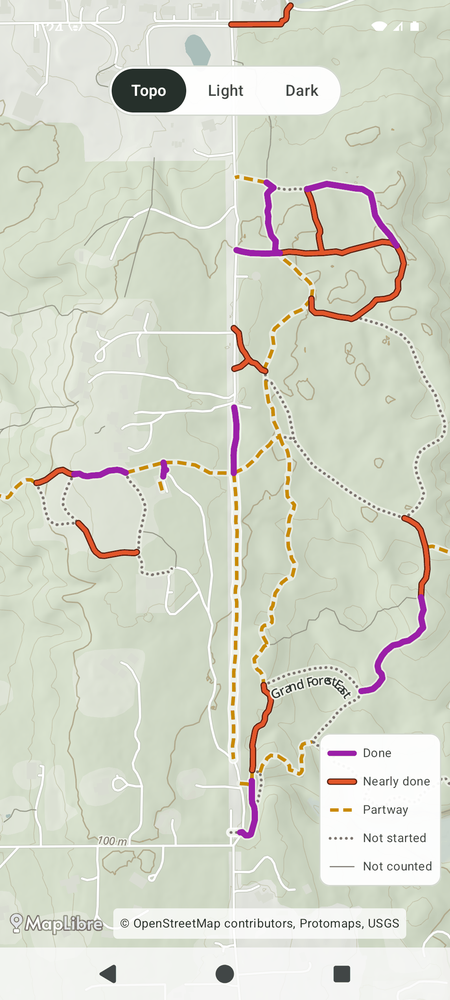
#> input picture docs/spikes/map-render/topo-android-z15.png, 450 x 1000 px, shrunk from 1080 x 2400 before the run, found by its file name
$ python cvd-simulate.py deutan docs/spikes/map-render/topo-android-z15.png ...
#> lines starting #> are read from the running program, lines starting #| are printed output that depends on the picture
#> in simulate, im is the input picture: PIL image 450x1000 RGB; mean R, G, B 213, 216.3, 202
#!/usr/bin/env python3
"""Simulate color-vision deficiency on screenshots (Machado, Oliveira & Fernandes 2009, severity 1.0).

    python3 scripts/cvd-simulate.py deutan docs/spikes/map-render/topo-android-z15.png ...
    -> writes <name>-deutan.png next to each input (also: protan, tritan)

Matrices are applied in linear RGB (sRGB decoded), then re-encoded. Needs numpy + Pillow.
"""
import sys
from pathlib import Path

import numpy as np
from PIL import Image

MACHADO_1_0 = {
    "protan": [[0.152286, 1.052583, -0.204868], [0.114503, 0.786281, 0.099216], [-0.003882, -0.048116, 1.051998]],
    "deutan": [[0.367322, 0.860646, -0.227968], [0.280085, 0.672501, 0.047413], [-0.011820, 0.042940, 0.968881]],
    "tritan": [[1.255528, -0.076749, -0.178779], [-0.078411, 0.930809, 0.147602], [0.004733, 0.691367, 0.303900]],
}


def to_linear(c):
    return np.where(c <= 0.04045, c / 12.92, ((c + 0.055) / 1.055) ** 2.4)
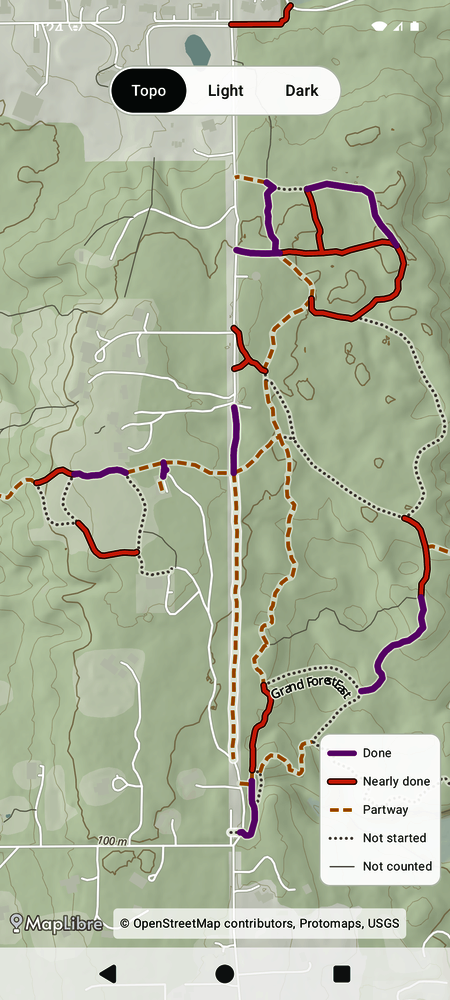
#> returned value: shape (1000, 450, 3) float64; mean of channels 0, 1, 2 0.678, 0.711, 0.614; drawn as R, G, B


def to_srgb(c):
    c = np.clip(c, 0, 1)
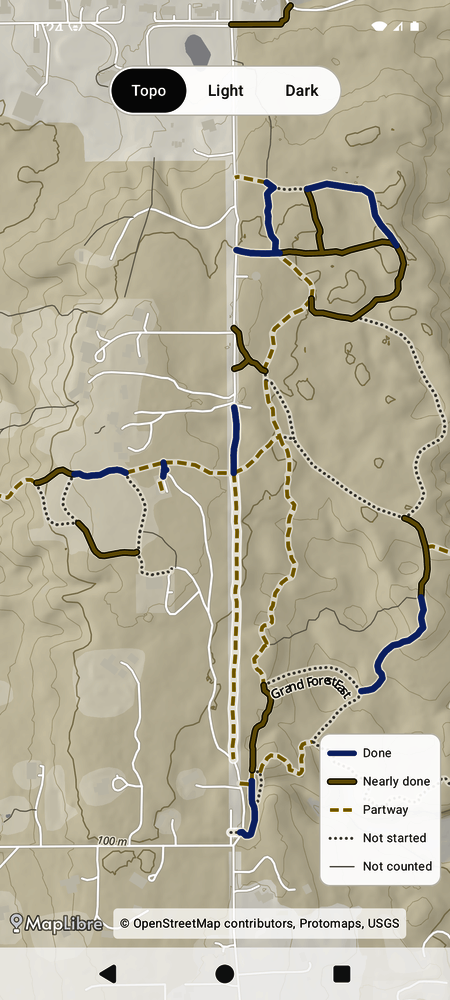
#> c: shape (1000, 450, 3) float64; mean of channels 0, 1, 2 0.721, 0.697, 0.618; drawn as R, G, B
    return np.where(c <= 0.0031308, c * 12.92, 1.055 * c ** (1 / 2.4) - 0.055)
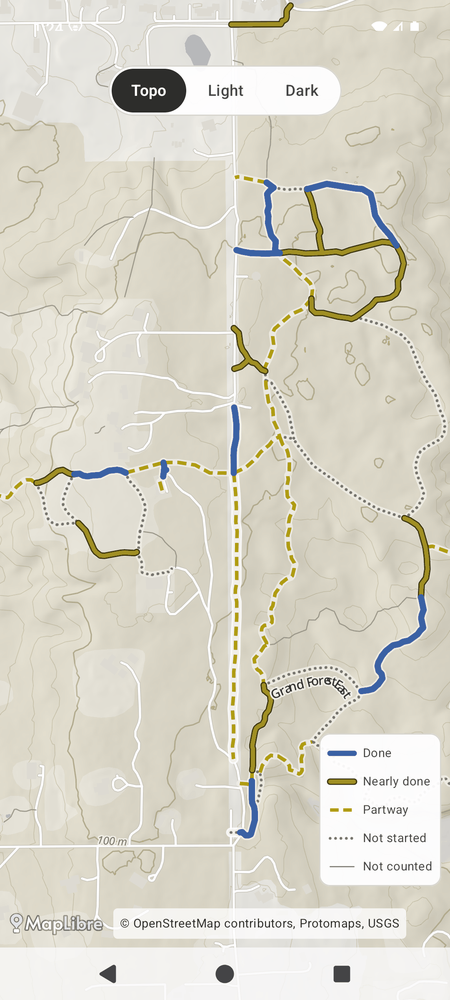
#> returned value: shape (1000, 450, 3) float64; mean of channels 0, 1, 2 0.856, 0.844, 0.794; drawn as R, G, B


def simulate(path: Path, kind: str) -> Path:
    im = Image.open(path).convert("RGB")
    rgb = to_linear(np.asarray(im, dtype=np.float64) / 255.0)
    out = to_srgb(rgb @ np.array(MACHADO_1_0[kind]).T)
    dst = path.with_name(f"{path.stem}-{kind}.png")
    Image.fromarray((out * 255 + 0.5).astype(np.uint8)).save(dst, optimize=True)
    return dst


if __name__ == "__main__":
    kind, *files = sys.argv[1:]
    for f in files:
#> (the run stopped early here; a loop or call above may not have finished)
